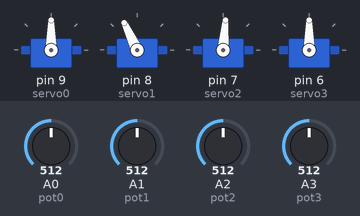
Bench run of a sketch on a simulated Arduino Uno, built with avr-gcc and run on an emulated ATmega328P. On the bench: 4 × servo. The test bench sets the inputs (shaded band); at power-on: A0 (pot0) = 512, A1 (pot1) = 512, A3 (pot3) = 512, A2 (pot2) = 512.

Above: at 1.2 s.
1.3 s: A0 (pot0) set to 716
At 1.7 s:
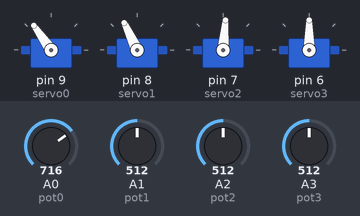
2.8 s: A1 (pot1) set to 716
At 4.0 s:
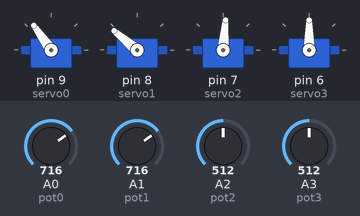
4.3 s: A3 (pot3) set to 716
At 5.3 s:
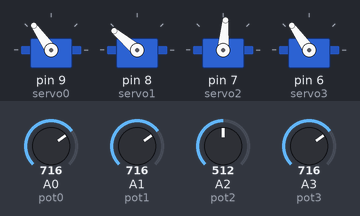
5.8 s: A2 (pot2) set to 306
At 6.4 s:
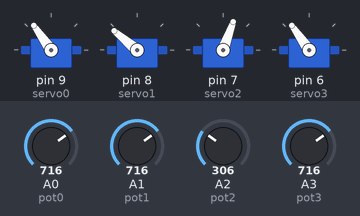
7.3 s: A0 (pot0) set to 992
At 8.5 s:
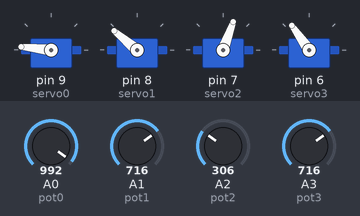
8.8 s: A1 (pot1) set to 992
At 9.9 s:
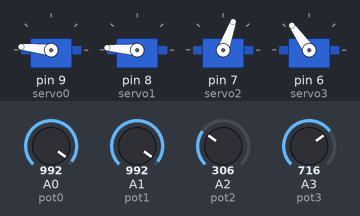
Timing chart, 0 to 11.3 s (numbered marks = the images above; inputs shaded):
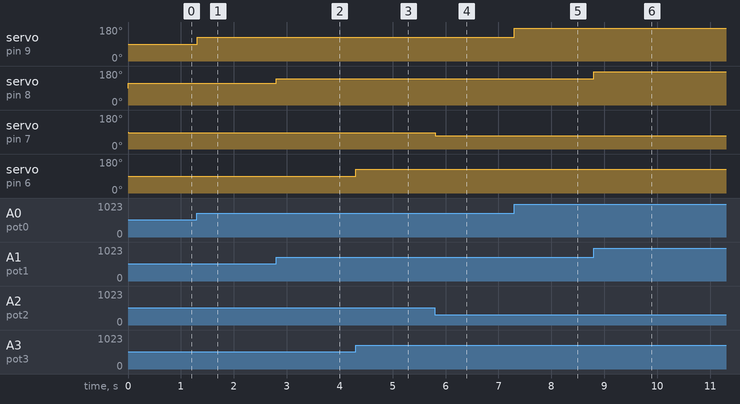

Measured:
- after the input at 1.3 s, servo on pin 9 (servo0): 90° → 125° at once
- after the input at 2.8 s, servo on pin 8 (servo1): 115° → 140° at once
- after the input at 4.3 s, servo on pin 6 (servo3): 90° → 125° at once
- after the input at 5.8 s, servo on pin 7 (servo2): 85° → 70° at once
- after the input at 7.3 s, servo on pin 9 (servo0): 125° → 174° at once
- after the input at 8.8 s, servo on pin 8 (servo1): 140° → 176° at once

The sketch:

bras-robot2.ino
```cpp
#include <Servo.h>

Servo servo0;
Servo servo1;
Servo servo2;
Servo servo3;

int pot0 = A0;
int pot1 = A1;
int pot2 = A2;
int pot3 = A3;

int valeur0;
int valeur1;
int valeur2;
int valeur3;

int Map0;
int Map1;
int Map2;
int Map3;


void setup() {

  servo0.attach(9);
  servo1.attach(8);
  servo2.attach(7);
  servo3.attach(6);

}

void loop() {

  valeur0 = analogRead(pot0);
  Map0 = map(valeur0, 0, 1023, 0, 180);
  servo0.write(Map0);
  delay(1);

  valeur1 = analogRead(pot1);
  Map1 = map(valeur1, 0, 1023, 50, 180);
  servo1.write(Map1);
  delay(1);

  valeur2 = analogRead(pot2);
  Map2 = map(valeur2, 0, 1023, 50, 120);
  servo2.write(Map2);
  delay(1);

  valeur3 = analogRead(pot3);
  Map3 = map(valeur3, 0, 1023, 0, 180);
  servo3.write(Map3);
  delay(1);

}
```
